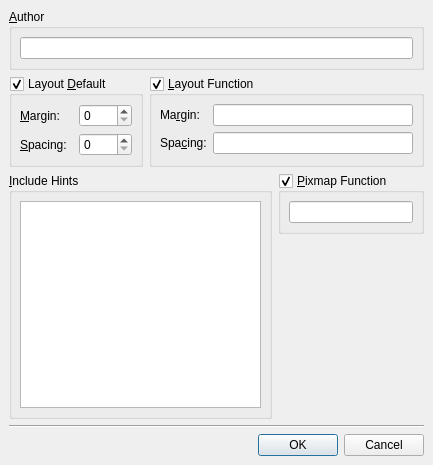
<ui version="4.0" >
 <comment>*********************************************************************
**
** Copyright (C) 1992-2006 Trolltech ASA. All rights reserved.
**
** This file is part of the Qt Designer of the Qt Toolkit.
**
** This file may be used under the terms of the GNU General Public
** License version 2.0 as published by the Free Software Foundation
** and appearing in the file LICENSE.GPL included in the packaging of
** this file.  Please review the following information to ensure GNU
** General Public Licensing requirements will be met:
** http://www.trolltech.com/products/qt/opensource.html
**
** If you are unsure which license is appropriate for your use, please
** review the following information:
** http://www.trolltech.com/products/qt/licensing.html or contact the
** sales department at sales@trolltech.com.
**
** This file is provided AS IS with NO WARRANTY OF ANY KIND, INCLUDING THE
** WARRANTY OF DESIGN, MERCHANTABILITY AND FITNESS FOR A PARTICULAR PURPOSE.
**
*********************************************************************</comment>
 <class>FormWindowSettings</class>
 <widget class="QDialog" name="FormWindowSettings" >
  <property name="geometry" >
   <rect>
    <x>0</x>
    <y>0</y>
    <width>433</width>
    <height>465</height>
   </rect>
  </property>
  <property name="windowTitle" >
   <string>Form Settings</string>
  </property>
  <layout class="QGridLayout" >
   <property name="margin" >
    <number>9</number>
   </property>
   <property name="spacing" >
    <number>6</number>
   </property>
   <item row="5" column="0" colspan="2" >
    <widget class="QDialogButtonBox" name="buttonBox" >
     <property name="orientation" >
      <enum>Qt::Horizontal</enum>
     </property>
     <property name="standardButtons" >
      <set>QDialogButtonBox::Cancel|QDialogButtonBox::NoButton|QDialogButtonBox::Ok</set>
     </property>
    </widget>
   </item>
   <item row="4" column="0" colspan="2" >
    <widget class="Line" name="line" >
     <property name="orientation" >
      <enum>Qt::Horizontal</enum>
     </property>
    </widget>
   </item>
   <item row="1" column="0" colspan="2" >
    <layout class="QHBoxLayout" >
     <property name="margin" >
      <number>0</number>
     </property>
     <property name="spacing" >
      <number>6</number>
     </property>
     <item>
      <widget class="QGroupBox" name="layoutDefaultGroupBox" >
       <property name="title" >
        <string>Layout &amp;Default</string>
       </property>
       <property name="checkable" >
        <bool>true</bool>
       </property>
       <layout class="QGridLayout" >
        <property name="margin" >
         <number>8</number>
        </property>
        <property name="spacing" >
         <number>6</number>
        </property>
        <item row="1" column="0" >
         <widget class="QLabel" name="label_2" >
          <property name="text" >
           <string>&amp;Spacing:</string>
          </property>
          <property name="buddy" >
           <cstring>defaultSpacingSpinBox</cstring>
          </property>
         </widget>
        </item>
        <item row="0" column="0" >
         <widget class="QLabel" name="label" >
          <property name="text" >
           <string>&amp;Margin:</string>
          </property>
          <property name="buddy" >
           <cstring>defaultMarginSpinBox</cstring>
          </property>
         </widget>
        </item>
        <item row="1" column="1" >
         <widget class="QSpinBox" name="defaultSpacingSpinBox" />
        </item>
        <item row="0" column="1" >
         <widget class="QSpinBox" name="defaultMarginSpinBox" />
        </item>
       </layout>
      </widget>
     </item>
     <item>
      <widget class="QGroupBox" name="layoutFunctionGroupBox" >
       <property name="title" >
        <string>&amp;Layout Function</string>
       </property>
       <property name="checkable" >
        <bool>true</bool>
       </property>
       <layout class="QGridLayout" >
        <property name="margin" >
         <number>8</number>
        </property>
        <property name="spacing" >
         <number>6</number>
        </property>
        <item row="1" column="1" >
         <widget class="QLineEdit" name="spacingFunctionLineEdit" />
        </item>
        <item row="0" column="1" >
         <widget class="QLineEdit" name="marginFunctionLineEdit" />
        </item>
        <item row="0" column="0" >
         <widget class="QLabel" name="label_3" >
          <property name="text" >
           <string>Ma&amp;rgin:</string>
          </property>
          <property name="buddy" >
           <cstring>marginFunctionLineEdit</cstring>
          </property>
         </widget>
        </item>
        <item row="1" column="0" >
         <widget class="QLabel" name="label_3_2" >
          <property name="text" >
           <string>Spa&amp;cing:</string>
          </property>
          <property name="buddy" >
           <cstring>spacingFunctionLineEdit</cstring>
          </property>
         </widget>
        </item>
       </layout>
      </widget>
     </item>
    </layout>
   </item>
   <item row="0" column="0" colspan="2" >
    <widget class="QGroupBox" name="pixmapFunctionGroupBox_2" >
     <property name="title" >
      <string>&amp;Author</string>
     </property>
     <layout class="QVBoxLayout" >
      <property name="margin" >
       <number>8</number>
      </property>
      <property name="spacing" >
       <number>6</number>
      </property>
      <item>
       <widget class="QLineEdit" name="authorLineEdit" />
      </item>
     </layout>
    </widget>
   </item>
   <item rowspan="2" row="2" column="0" >
    <widget class="QGroupBox" name="includeHintsGroupBox" >
     <property name="title" >
      <string>&amp;Include Hints</string>
     </property>
     <layout class="QVBoxLayout" >
      <property name="margin" >
       <number>8</number>
      </property>
      <property name="spacing" >
       <number>6</number>
      </property>
      <item>
       <widget class="QTextEdit" name="includeHintsTextEdit" />
      </item>
     </layout>
    </widget>
   </item>
   <item row="2" column="1" >
    <layout class="QHBoxLayout" >
     <property name="margin" >
      <number>0</number>
     </property>
     <property name="spacing" >
      <number>6</number>
     </property>
     <item>
      <widget class="QGroupBox" name="pixmapFunctionGroupBox" >
       <property name="title" >
        <string>&amp;Pixmap Function</string>
       </property>
       <property name="checkable" >
        <bool>true</bool>
       </property>
       <layout class="QVBoxLayout" >
        <property name="margin" >
         <number>8</number>
        </property>
        <property name="spacing" >
         <number>6</number>
        </property>
        <item>
         <widget class="QLineEdit" name="pixmapFunctionLineEdit" />
        </item>
       </layout>
      </widget>
     </item>
    </layout>
   </item>
   <item row="3" column="1" >
    <spacer>
     <property name="orientation" >
      <enum>Qt::Vertical</enum>
     </property>
     <property name="sizeHint" >
      <size>
       <width>111</width>
       <height>115</height>
      </size>
     </property>
    </spacer>
   </item>
  </layout>
 </widget>
 <tabstops>
  <tabstop>authorLineEdit</tabstop>
  <tabstop>defaultMarginSpinBox</tabstop>
  <tabstop>defaultSpacingSpinBox</tabstop>
  <tabstop>marginFunctionLineEdit</tabstop>
  <tabstop>spacingFunctionLineEdit</tabstop>
  <tabstop>pixmapFunctionLineEdit</tabstop>
 </tabstops>
 <resources/>
 <connections>
  <connection>
   <sender>buttonBox</sender>
   <signal>accepted()</signal>
   <receiver>FormWindowSettings</receiver>
   <slot>accept()</slot>
   <hints>
    <hint type="sourcelabel" >
     <x>294</x>
     <y>442</y>
    </hint>
    <hint type="destinationlabel" >
     <x>150</x>
     <y>459</y>
    </hint>
   </hints>
  </connection>
  <connection>
   <sender>buttonBox</sender>
   <signal>rejected()</signal>
   <receiver>FormWindowSettings</receiver>
   <slot>reject()</slot>
   <hints>
    <hint type="sourcelabel" >
     <x>373</x>
     <y>444</y>
    </hint>
    <hint type="destinationlabel" >
     <x>357</x>
     <y>461</y>
    </hint>
   </hints>
  </connection>
 </connections>
</ui>
